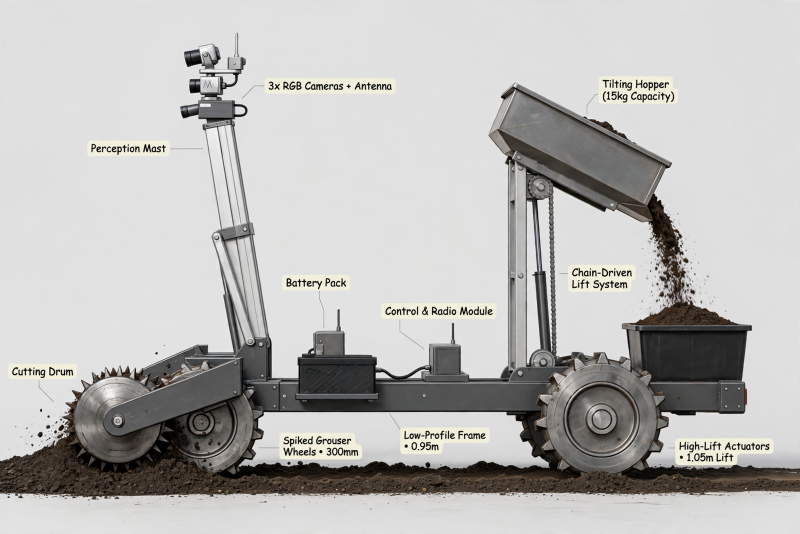
#> input picture showcase/lunar-regolith-excavation-robot/stage_b/attempt_00/round_00/render.png, 1600 x 1067 px, found by its file name (shown at 1/2 size)
$ python frames.py ../lunar-regolith-excavation-robot/stage_b/attempt_00/round_00/render.png ../lunar-regolith-excavation-robot/final/panel_A.png
#> lines starting #> are read from the running program, lines starting #| are printed output that depends on the picture
import sys, numpy as np
from PIL import Image, ImageDraw, ImageFont
R, OUT = sys.argv[1], sys.argv[2]
F = "/System/Library/Fonts/Supplemental/Arial.ttf"; FB = "/System/Library/Fonts/Supplemental/Arial Bold.ttf"
BG = (246, 247, 249)
def frame(kicker, title, sub=None):
    im = Image.new("RGB", (1920, 1080), BG); d = ImageDraw.Draw(im)
    d.text((96, 44), kicker, font=ImageFont.truetype(FB, 24), fill=(31, 111, 209))
    d.text((96, 80), title, font=ImageFont.truetype(FB, 46), fill=(22, 32, 44))
    if sub: d.text((96, 142), sub, font=ImageFont.truetype(F, 26), fill=(74, 85, 99))
    return im, d
def put(im, img, box):
    x0, y0, x1, y1 = box; k = min((x1 - x0) / img.size[0], (y1 - y0) / img.size[1])
    r = img.resize((round(img.size[0] * k), round(img.size[1] * k)), Image.LANCZOS)
    im.paste(r, (x0 + (x1 - x0 - r.size[0]) // 2, y0 + (y1 - y0 - r.size[1]) // 2)); return r.size
rd = f"{R}/stage_b/attempt_00/round_00"
render = Image.open(f"{rd}/render.png").convert("RGB")
#> render is the input picture: PIL image 1600x1067 RGB; mean R, G, B 185.7, 184.6, 183.1
K = "OUR BEST RESULT · TACTILE FINGERTIP (IN THE SPIRIT OF META'S DIGIT 360)"
im, d = frame(K, "1 · Muse Image renders the accepted design", "the image model's own callouts are not trusted: the next step checks every part")
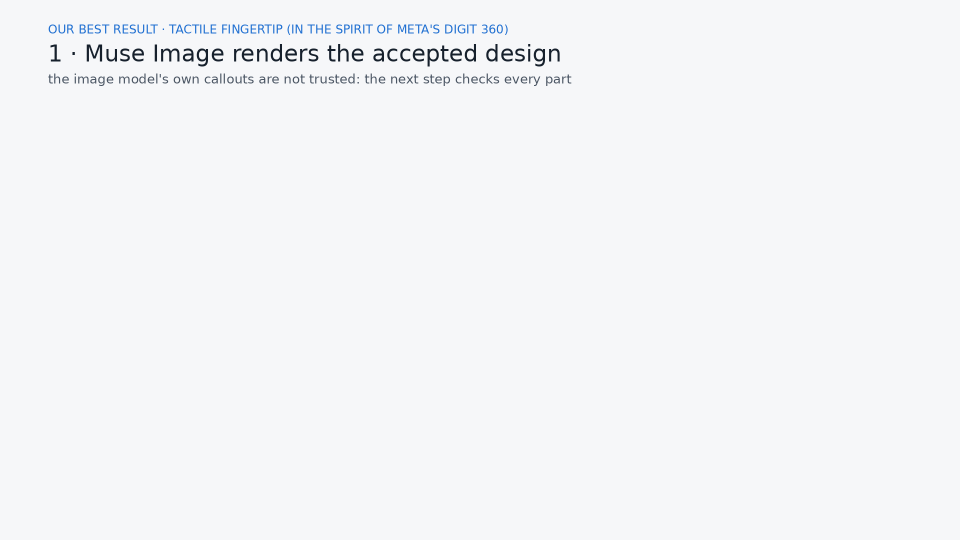
#> im: PIL image 1920x1080 RGB (shown at 1/2 size); mean R, G, B 244.1, 245.3, 247.6
put(im, render, (96, 200, 1824, 1050)); im.save(f"{OUT}/ft_1.png")
#> in put, `r = img.resize((round(img.size[0] * k), round(img.size[1] * k)), Image..`:
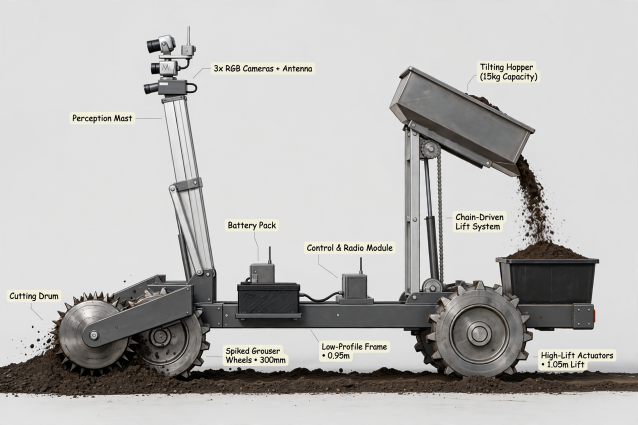
#> r: PIL image 1275x850 RGB (shown at 1/2 size); mean R, G, B 185.7, 184.6, 183.1
#> in put, `im.paste(r, (x0 + (x1 - x0 - r.size[0]) // 2, y0 + (y1 - y0 - r.size[1`:
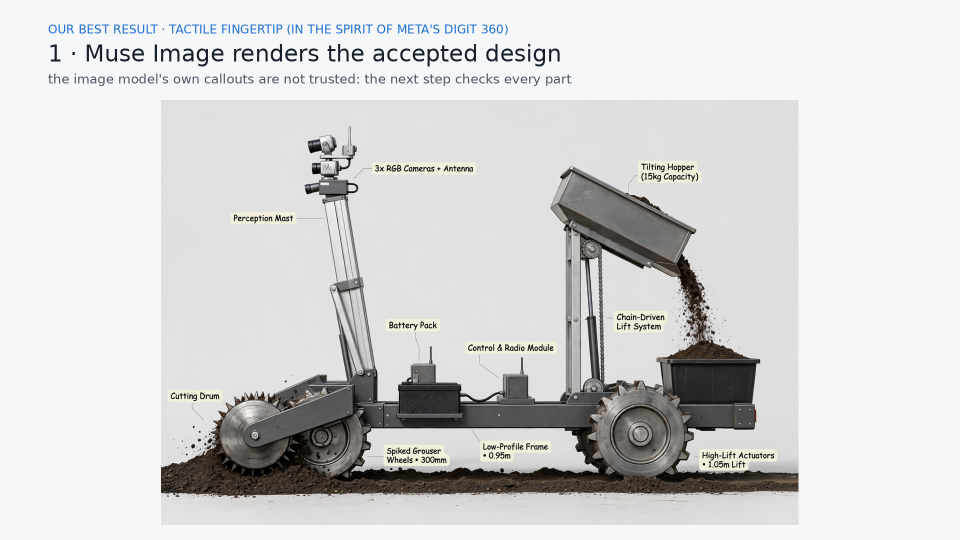
#> im: PIL image 1920x1080 RGB (shown at 1/2 size); mean R, G, B 212.5, 212.7, 213.2
im, d = frame(K, "2 · SAM 3 finds each part in the render", "one mask per part from a plain phrase: the critic gets where each part is and what touches what")
a = np.array(render).astype(float)
cols = {"skin": (230, 80, 80), "trans": (60, 120, 230), "pillars": (40, 170, 90), "flex": (240, 160, 30), "core": (150, 80, 200), "tail": (0, 170, 190)}
names = {"skin": "ridged skin", "trans": "firm layer", "pillars": "micro-pillars", "flex": "electrode flex", "core": "rigid core", "tail": "signal cable"}
cent = {}
for pid, c in cols.items():
#> (the run stopped early here; a loop or call above may not have finished)
